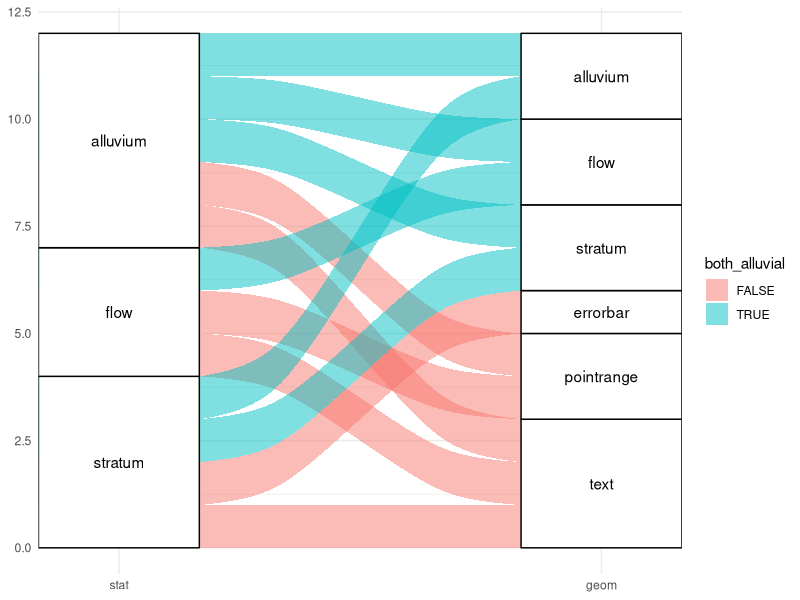

This chart was generated by the following R code:
## ---- chunk 1
library(ggalluvial)
combos <- data.frame(
  stat = c(
    rep("stratum", 2),
    rep("alluvium", 3),
    "flow",
    # text geom
    c("stratum", "alluvium", "flow"),
    # errorbar and pointrange geoms
    "stratum", "alluvium", "flow"
  ),
  geom = c(
    c("stratum", "alluvium"),
    c("stratum", "alluvium", "flow"),
    "flow",
    rep("text", 3),
    "errorbar", "pointrange", "pointrange"
  )
)
alluvials <- c("stratum", "alluvium", "flow", "lode")
ggplot(transform(combos,
                 both_alluvial = stat %in% alluvials & geom %in% alluvials),
       aes(axis1 = stat, axis2 = geom)) +
  geom_alluvium(aes(fill = both_alluvial)) +
  geom_stratum() +
  geom_text(stat = "stratum", infer.label = TRUE) +
  scale_x_discrete(limits = c("stat", "geom"), expand = c(.1, .05)) +
  theme_minimal()
